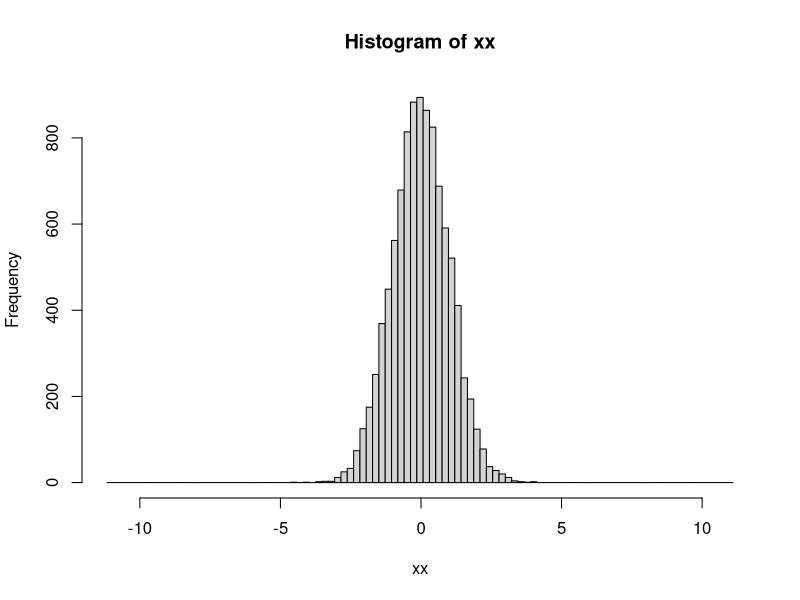
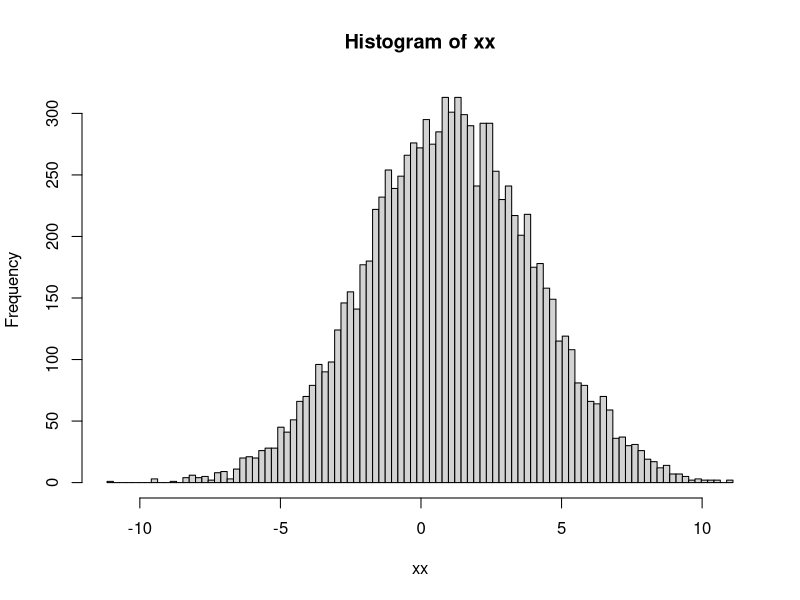
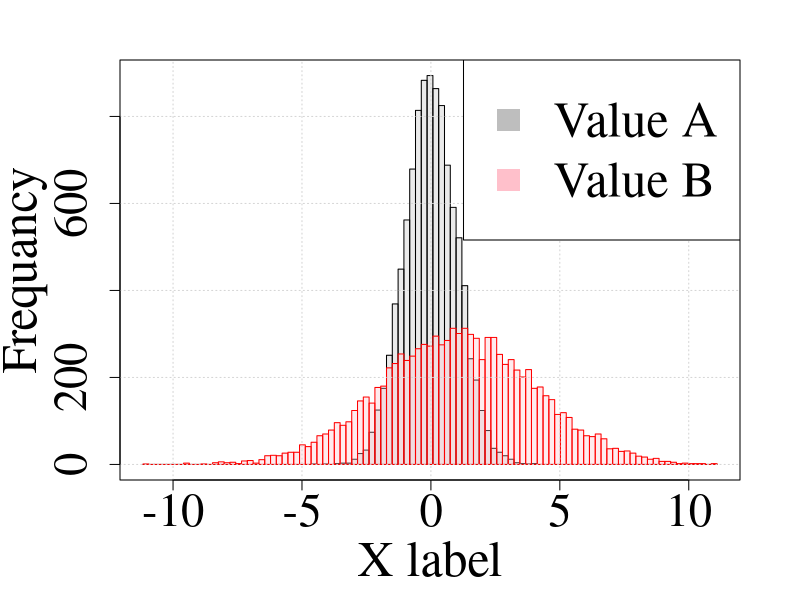

These charts were generated, in order, by the following R code:
#setwd("~/R_works/R_graph")

##################
## data example ##----------------------
##################
x1 <- rnorm(10000,0,1)
x2 <- rnorm(10000,1,3)

ndata <- 2
##---------------------------------------

##############################
## Plot parameters (defalt) ##----------------------
##############################
font <- "serif" # serif, sans or mono
cex.lab <- 3.0 ## size of labels
cex.axis <- 2.8 ## size of axes

f.grid <- T # T or F
f.box <- T # T or F

cex.leg <- 3
nbreak <- 100

freq <- T
if(freq==T){ylab <- "Frequancy"} # label for y axis
if(freq==F){ylab <- "Density"} # label for y axis
##--------------------------------------------------

######################
## Set individually ## -------------------
######################
fname <- "./figure/histgram.png" ## figure name
p.ratio <- 0.75 ## plot ratio

f.legend <- T # T or F
legend <- c("Value A", "Value B") # legend (if f.legend==T)
p.leg <- "topright" #Position for legend (if f.legend==T)

xlab <- "X label" # label for x axis

# If changing plot parameters, write here. 
clr <- c("grey", "pink")
border <- c("black", "red")
##------------------------------------------

##########
## Plot ##-----------------------------------
##########
colors.hex <- function( x=colors() ) { 
  color.hex <- function(x) do.call( "rgb", as.list(col2rgb(x)/255) ) 
  sapply( x, color.hex ) 
}

clr2 <- c()
for(i in 1:ndata){clr2[i] <- paste(colors.hex(clr[i]),50,sep="")}
xlim <- c()
for(i in 1:ndata){
  eval(parse(text=paste("xx <- x",i,sep="")))
  xlim <- range(xlim,xx)
}
ylim <- c()
for(i in 1:ndata){
  eval(parse(text=paste("xx <- x",i,sep="")))
  a <- hist(xx, breaks = seq(xlim[1],xlim[2],length=100),freq)
  if(freq==T){ylim <- range(ylim,a$counts)}
  if(freq==F){ylim <- range(ylim,a$density)}
}

png(fname, width = 1200, height = p.ratio*1000)
par(mar = c(6,6,3,3), mgp = c(4,1.5,0))
par(family=font)

for(i in 1:ndata){
  eval(parse(text=paste("xx <- x",i,sep="")))
  add <- T
  if(i==1){add <- F}
  hist(xx, col=clr2[i], breaks = seq(xlim[1],xlim[2],length=100),
       border = border[i], xlim=xlim, ylim=ylim, 
       cex.axis = cex.axis, cex.lab = cex.lab, 
       xlab = xlab, ylab = ylab, main = "", freq = freq, add=add)
}
if(f.grid){grid()}
if(f.box){box()}
if(f.legend){legend(p.leg,legend = legend, pch=15, col=clr, cex=cex.leg)}

dev.off()
##-----------------------------------------

